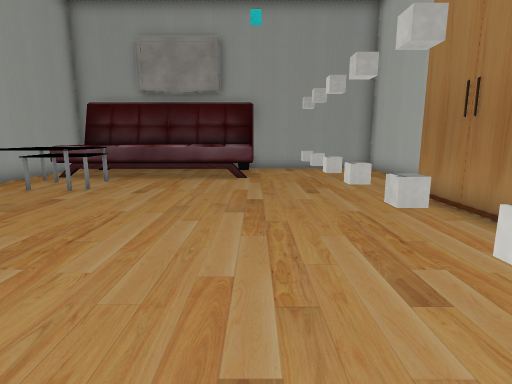
View 1 (above)

17 first-person views from a walk through a Unity game level. The camera is 1.5 m above the floor, tilts 10° down and sees 80° across. The floor is counted in squares, 1 m on a side. Each view is taken from the middle of a square. On the plan, view 1 faces up. The plan holds only what a view shows up to about 15 squares ahead; the rest is blank. The player is left out. Some animated figures are not drawn. Some surface patterns are stand-ins.

View 2
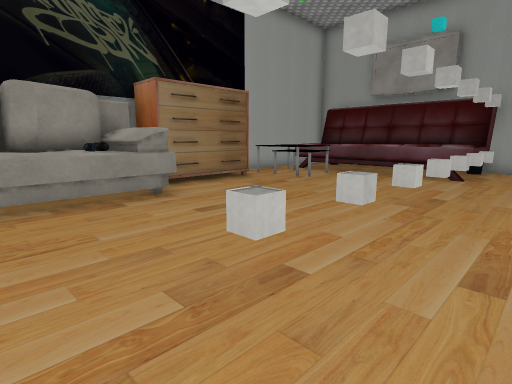

View 3
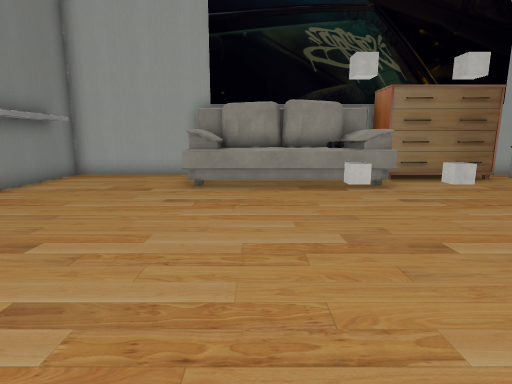

View 4
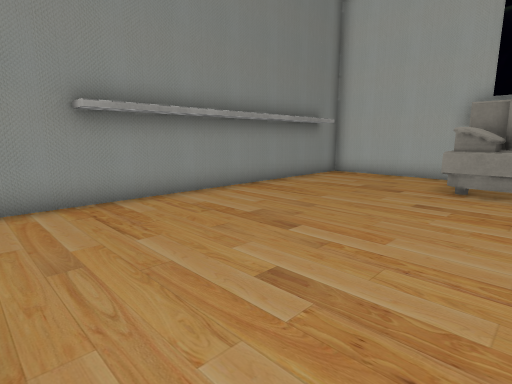

View 5
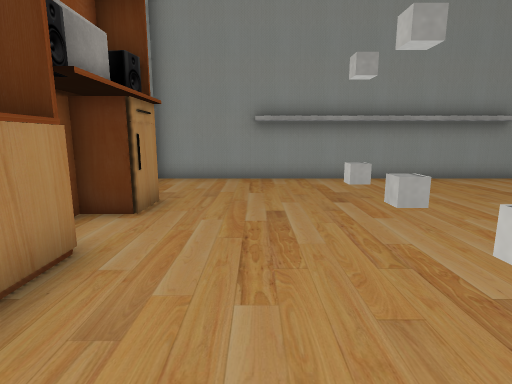

View 6
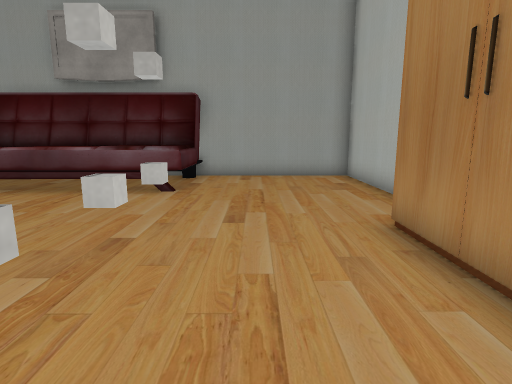

View 7
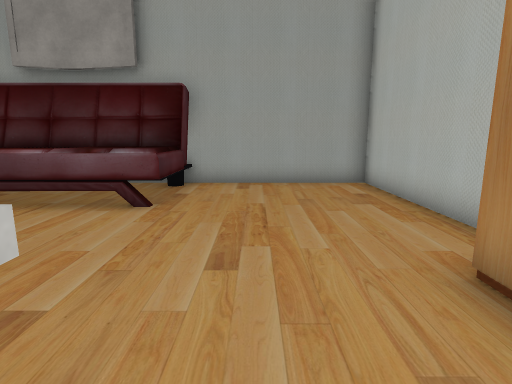

View 8
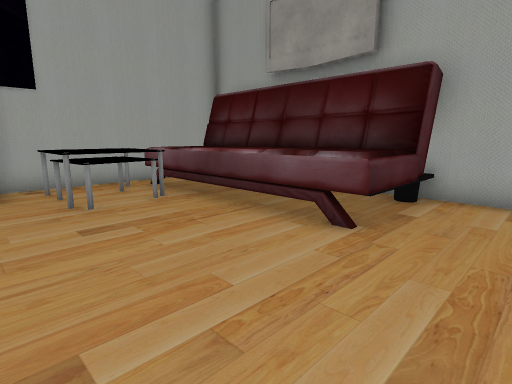

View 9
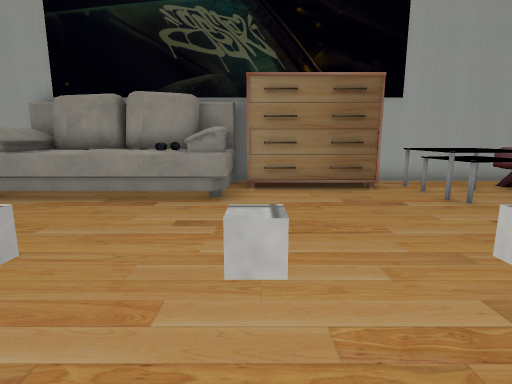

View 10
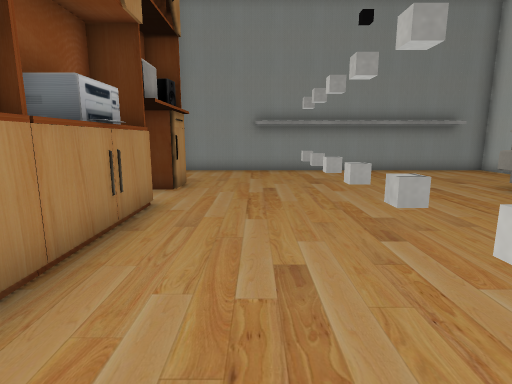

View 11
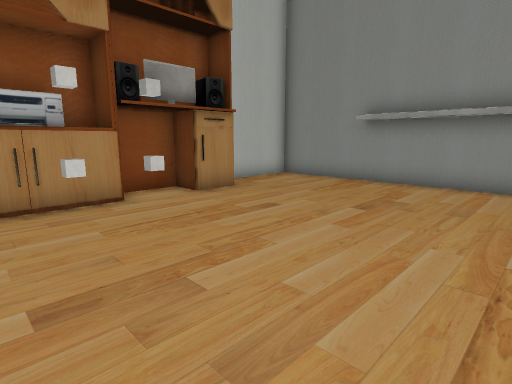

View 12
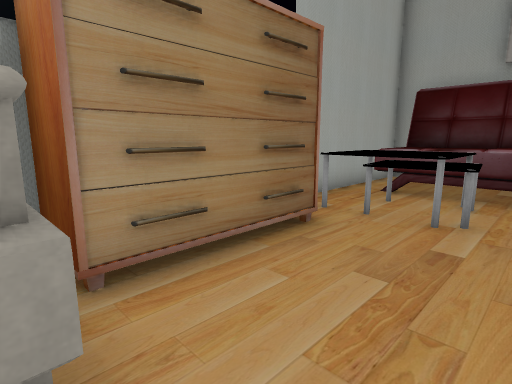

View 13
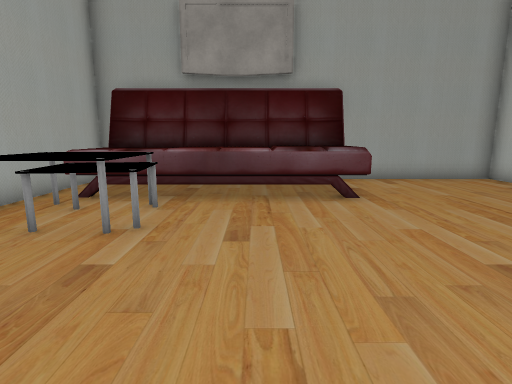

View 14
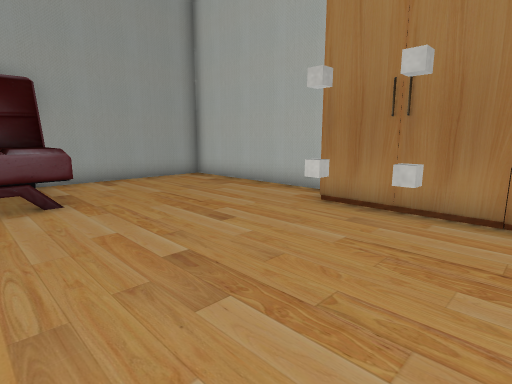

View 15
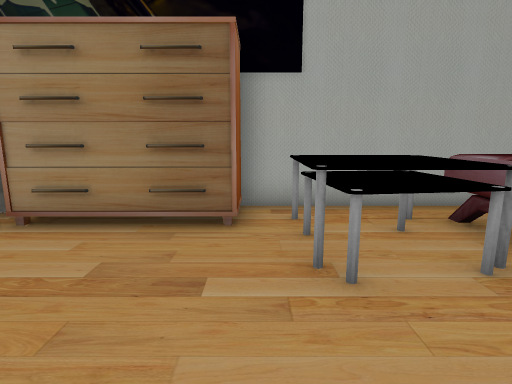

View 16
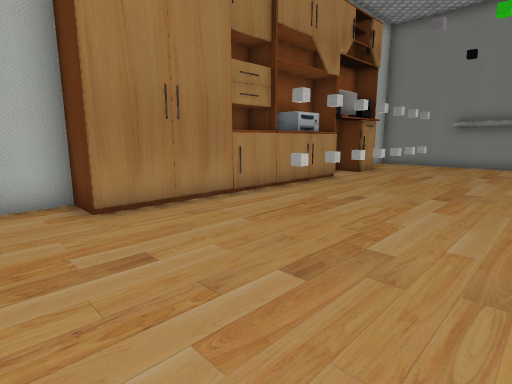

View 17
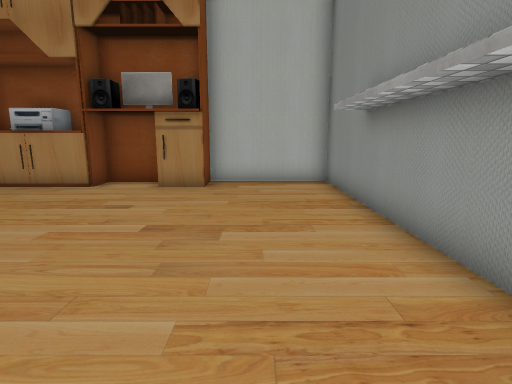

### Floor plan
Points are (right, up) in squares from view 1. A wall is a line through its corners. A room is listed if a view was taken in it or the views show most of it. See-through windows are left out.
Room 1 (views 1, 2, 3, 4, 5, 6, 7, 8, 9, 10, 11, 12, 13, 14, 15, 16, 17)
walls: (-8.7, 3.8) (-8.7, 3.2); (5.7, 8) (5.7, 15.3) (0.4, 15.3); (5.5, -3) (5.5, -0.9); (-8.7, -3.8) (-8.7, -8.5) (5.7, -8.5) (5.7, -4.4); (-8.7, 15.4) (-8.7, 7.6)
objects: other object (-8, -3) to (-6, 3); other object (-8, 4) to (-7, 7); other object (-8, 12) to (0, 15); other object (-7, 2); table (-7, 9) to (-6, 9); table (-7, 11) to (-6, 11); other object (-6, 1) to (-6, 2); table (-5, 9) to (-5, 10); cube (1, 0); cube (1, 1); cube (1, 2); cube (1, 3); cube (1, 4); cube (1, 5); cube (1, 6); other object (5, -4) to (5, -3); other object (5, -1); other object (5, 0) to (5, 2); other object (5, 3) to (5, 4); other object (5, 5) to (6, 5)

Positions as (right, up) in squares from view 1, and headings:
1: (0, 0), facing up
2: (2, -1), facing up-left
3: (4, -1), facing left
4: (4, -1), facing down-left
5: (2, 3), facing down
6: (2, 3), facing up
7: (2, 5), facing up
8: (2, 7), facing up-left
9: (2, 4), facing left
10: (2, 6), facing down
11: (-3, 2), facing down-right
12: (-4, 3), facing up-left
13: (-3, 4), facing up
14: (-2, 4), facing up-right
15: (-2, 8), facing left
16: (-2, 10), facing down-right
17: (-5, -6), facing right
